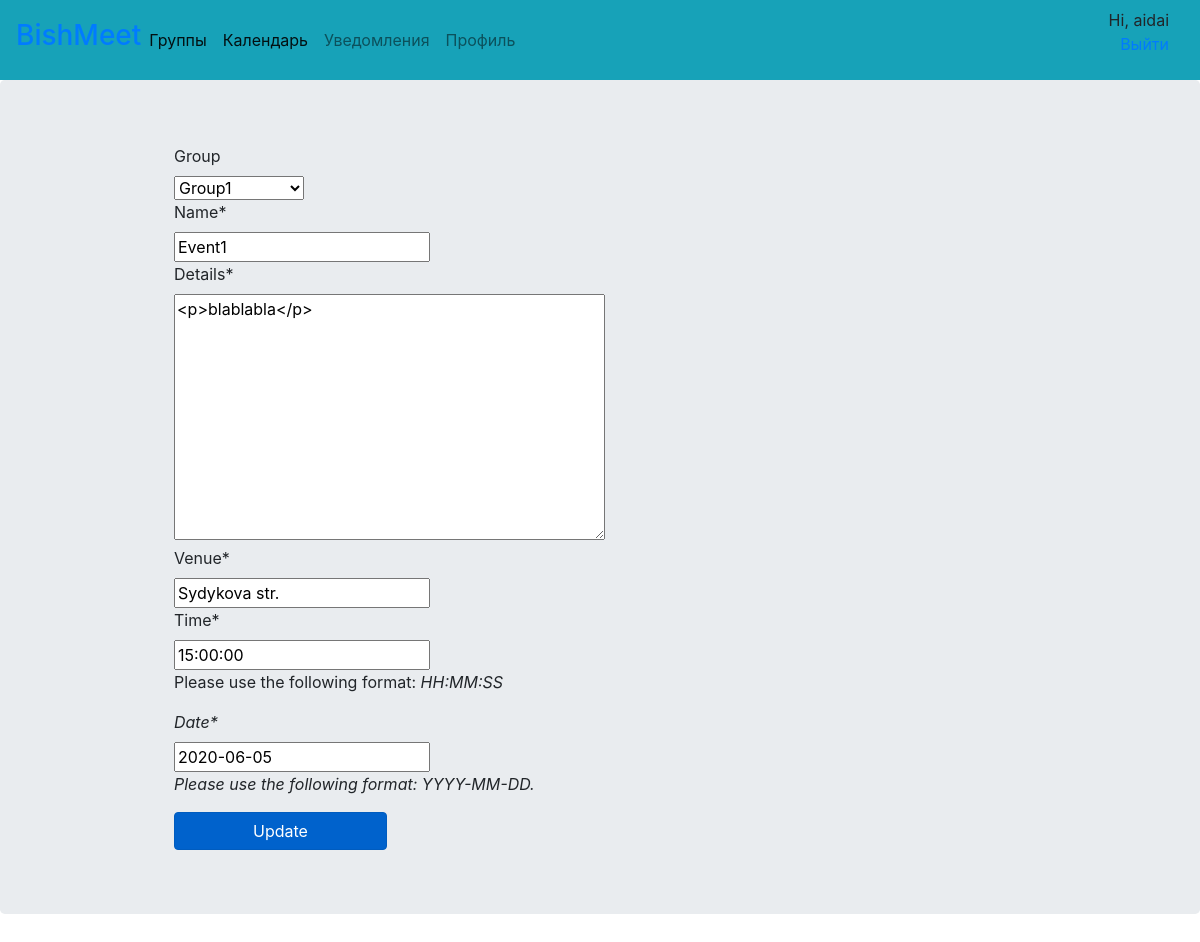
The page /events/events/1/update (signed in) on the database its author committed.
### events/models.py (models this page shows, shortened)
class Event(models.Model):
    user = models.ForeignKey(User, related_name='events', on_delete=models.CASCADE)
    group = models.ForeignKey(Group, related_name='events', null=True, blank=True, on_delete=models.CASCADE)
    name = models.CharField(max_length=50)
    details = HTMLField('Details')
    venue = models.CharField(max_length=200)
    date = models.DateField(help_text='Please use the following format: <em>YYYY-MM-DD</em>.')
    time = models.TimeField(help_text='Please use the following format: <em>HH:MM:SS<em>')
    attendees = models.ManyToManyField(settings.AUTH_USER_MODEL, related_name='attending', blank=True)
    num_of_attendees = models.PositiveIntegerField(default=0, blank=True)
    class Meta:
        verbose_name = 'event'
        verbose_name_plural = 'events'
        ordering = ['date', 'time']

### groups/models.py (models this page shows, shortened)
class Group(models.Model):
    name =  models.CharField(max_length=255, unique=True)
    slug = models.SlugField(allow_unicode=True, unique=True)
    description = models.TextField(blank=True,default='')
    description_html = models.TextField(editable=False, default='', blank=True)
    category = models.ForeignKey(Category, on_delete=models.CASCADE, related_name='groups')
    members = models.ManyToManyField(User, through='GroupMember')
    def __str__(self):
        return self.name
    class Meta:
        ordering = ['name']

### events/views.py (the view)
# urls.py: path('events/<int:pk>/update', EventUpdate.as_view(), name='event-update'),
class EventUpdate(LoginRequiredMixin, SuccessMessageMixin, EventFormMixin, generic.UpdateView):
    model = Event
    template_name = 'events/update_form.html'
    template_name_suffix = '_update_form'
    fields = ('group', 'name', 'details', 'venue', 'time', 'date',)
    success_message = "%(name)s was updated successfully"

### events/templates/events/update_form.html (shortened to what this page needs)
{% extends 'events/base.html' %}
{% load static %}
{% load crispy_forms_filters %}
  {% block content %}
      <div class="jumbotron">
      <div class="mx-auto w-75">
        <form method="post">{% csrf_token %}
            {{ form|crispy }}
            <input class="mx-auto btn btn-primary btn active w-25" type="submit" value="Update" />
        </form>
      </div>
      </div>
  {% endblock %}

### templates/base.html (shortened to what this page needs)
{% load static %}
<!DOCTYPE html>
<html lang="en">
    <head>
        <link rel="stylesheet" href="./src/css/bootstrap-reboot.min.css">
        <link rel="stylesheet" href="./src/css/bootstrap-grid.min.css">
        <link rel="stylesheet" href="https://stackpath.bootstrapcdn.com/bootstrap/4.5.0/css/bootstrap.min.css">
        <link rel="stylesheet" href="https://stackpath.bootstrapcdn.com/font-awesome/4.7.0/css/font-awesome.min.css">
    </head>
<body>
    <nav class="navbar navbar-expand-lg navbar-light bg-info sticky-top">
        <h3 class="logo_text"><a href="{% url 'home' %}"> BishMeet </a></h3>
            <ul class="navbar-nav mr-auto">
                <li class="nav-item active">
                    <a class="nav-item nav-link" href="{% url 'groups:all' %}"> Группы </a>
                </li>
                <li class="nav-item active">
                    <a class="nav-item nav-link" href="{% url 'events:event-list' %}"> Календарь </a>
                </li>
                <li class="nav-item">
                    <a class="nav-link" href="{% url 'actions:notification_list' %}"> Уведомления </a>
                </li>
                <li class="nav-item">
                    <a class="nav-link" href="{% url 'userprofile:edit' %}"> Профиль </a>
                </li>
            </ul>
            <div class="col-3 .p-r-20 text-right">
                {% if user.is_authenticated %}
                    Hi, {{ user.username }}
                    <p><a href="{% url 'logout' %}"> Выйти </a></p>
                {% else %}
                    <p>You are not logged in</p>
                    <a class="menu_items_text"><a href="{% url 'login' %}"> Войти </a>
                    <a class="menu_items_text"><a href="{% url 'accounts:signup' %}"> Зарегистрироваться </a>
                {% endif %}
            </div>
    </nav>
    {% block content %}
    {% endblock %}
</body>
</html>

### rows shown on the page
Event: group "Group1", details "<p>blablabla</p>", venue "Sydykova str.", time "15:00:00", date "2020-06-05"
Group: name "Event1"

### other values the page prints
{{ user.username }} "aidai"
